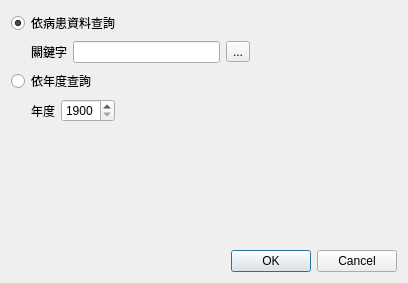
<?xml version="1.0" encoding="UTF-8"?>
<ui version="4.0">
 <class>Dialog_certificate_query</class>
 <widget class="QDialog" name="Dialog_certificate_query">
  <property name="windowModality">
   <enum>Qt::NonModal</enum>
  </property>
  <property name="geometry">
   <rect>
    <x>0</x>
    <y>0</y>
    <width>408</width>
    <height>283</height>
   </rect>
  </property>
  <property name="sizePolicy">
   <sizepolicy hsizetype="Preferred" vsizetype="Preferred">
    <horstretch>0</horstretch>
    <verstretch>0</verstretch>
   </sizepolicy>
  </property>
  <property name="windowTitle">
   <string>證明書查詢</string>
  </property>
  <property name="modal">
   <bool>false</bool>
  </property>
  <layout class="QVBoxLayout" name="verticalLayout">
   <item>
    <widget class="QRadioButton" name="radioButton_patient">
     <property name="text">
      <string>依病患資料查詢</string>
     </property>
     <property name="checked">
      <bool>true</bool>
     </property>
    </widget>
   </item>
   <item>
    <layout class="QHBoxLayout" name="horizontalLayout">
     <property name="leftMargin">
      <number>20</number>
     </property>
     <item>
      <widget class="QLabel" name="label_keyword">
       <property name="text">
        <string>關鍵字</string>
       </property>
      </widget>
     </item>
     <item>
      <widget class="QLineEdit" name="lineEdit_keyword"/>
     </item>
     <item>
      <widget class="QToolButton" name="toolButton_select_patient">
       <property name="toolTip">
        <string>病患資料進階查詢</string>
       </property>
       <property name="text">
        <string>...</string>
       </property>
       <property name="icon">
        <iconset>
         <normaloff>../icons/edit-find.png</normaloff>../icons/edit-find.png</iconset>
       </property>
      </widget>
     </item>
     <item>
      <spacer name="horizontalSpacer_11">
       <property name="orientation">
        <enum>Qt::Horizontal</enum>
       </property>
       <property name="sizeHint" stdset="0">
        <size>
         <width>40</width>
         <height>20</height>
        </size>
       </property>
      </spacer>
     </item>
    </layout>
   </item>
   <item>
    <widget class="QRadioButton" name="radioButton_year">
     <property name="text">
      <string>依年度查詢</string>
     </property>
    </widget>
   </item>
   <item>
    <layout class="QHBoxLayout" name="horizontalLayout_2">
     <property name="leftMargin">
      <number>20</number>
     </property>
     <item>
      <widget class="QLabel" name="label_year">
       <property name="text">
        <string>年度</string>
       </property>
      </widget>
     </item>
     <item>
      <widget class="QSpinBox" name="spinBox_year">
       <property name="minimum">
        <number>1900</number>
       </property>
       <property name="maximum">
        <number>2099</number>
       </property>
      </widget>
     </item>
     <item>
      <spacer name="horizontalSpacer_2">
       <property name="orientation">
        <enum>Qt::Horizontal</enum>
       </property>
       <property name="sizeHint" stdset="0">
        <size>
         <width>40</width>
         <height>20</height>
        </size>
       </property>
      </spacer>
     </item>
    </layout>
   </item>
   <item>
    <spacer name="verticalSpacer">
     <property name="orientation">
      <enum>Qt::Vertical</enum>
     </property>
     <property name="sizeHint" stdset="0">
      <size>
       <width>20</width>
       <height>40</height>
      </size>
     </property>
    </spacer>
   </item>
   <item>
    <widget class="QDialogButtonBox" name="buttonBox">
     <property name="orientation">
      <enum>Qt::Horizontal</enum>
     </property>
     <property name="standardButtons">
      <set>QDialogButtonBox::Cancel|QDialogButtonBox::Ok</set>
     </property>
     <property name="centerButtons">
      <bool>false</bool>
     </property>
    </widget>
   </item>
  </layout>
 </widget>
 <resources/>
 <connections>
  <connection>
   <sender>buttonBox</sender>
   <signal>accepted()</signal>
   <receiver>Dialog_certificate_query</receiver>
   <slot>accept()</slot>
   <hints>
    <hint type="sourcelabel">
     <x>248</x>
     <y>254</y>
    </hint>
    <hint type="destinationlabel">
     <x>157</x>
     <y>274</y>
    </hint>
   </hints>
  </connection>
  <connection>
   <sender>buttonBox</sender>
   <signal>rejected()</signal>
   <receiver>Dialog_certificate_query</receiver>
   <slot>reject()</slot>
   <hints>
    <hint type="sourcelabel">
     <x>316</x>
     <y>260</y>
    </hint>
    <hint type="destinationlabel">
     <x>286</x>
     <y>274</y>
    </hint>
   </hints>
  </connection>
 </connections>
</ui>
